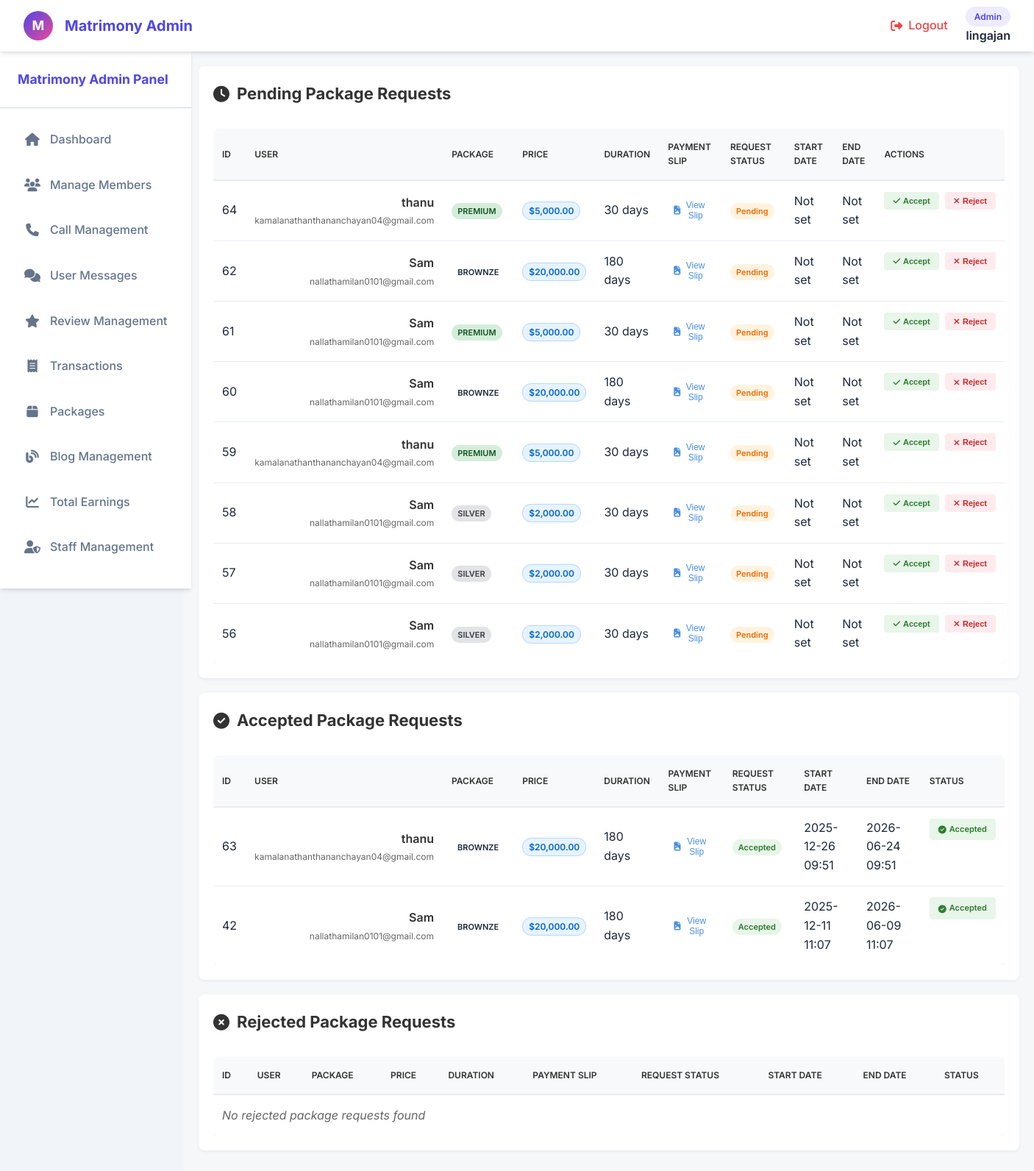
The page /AdminThennilavu/transaction-management.php (signed in) on the database its author committed.
### tables this page shows
CREATE TABLE `userpackage` (
  `id` int(11) NOT NULL,
  `status` varchar(50) NOT NULL,
  `duration` int(11) NOT NULL,
  `requestPackage` varchar(50) NOT NULL,
  `slip` varchar(255) DEFAULT NULL,
  `start_date` datetime NOT NULL,
  `end_date` datetime NOT NULL,
  `user_id` int(11) NOT NULL
);

CREATE TABLE `users` (
  `id` int(11) NOT NULL,
  `username` varchar(100) NOT NULL,
  `email` varchar(150) NOT NULL,
  `password` varchar(255) NOT NULL,
  `created_at` timestamp NOT NULL DEFAULT current_timestamp(),
  `role` enum('admin','user','block') NOT NULL DEFAULT 'user',
  `password_reset_token` varchar(255) DEFAULT NULL,
  `password_reset_expires` datetime DEFAULT NULL
);

CREATE TABLE `packages` (
  `package_id` int(11) NOT NULL,
  `name` varchar(100) NOT NULL,
  `price` decimal(10,2) NOT NULL,
  `duration_days` int(11) NOT NULL,
  `status` enum('active','inactive','draft') DEFAULT 'active',
  `description` text DEFAULT NULL,
  `created_at` timestamp NOT NULL DEFAULT current_timestamp(),
  `profile_views_limit` varchar(50) DEFAULT NULL,
  `interest_limit` varchar(50) DEFAULT NULL,
  `search_access` enum('Limited','Unlimited') DEFAULT 'Limited',
  `profile_view_enabled` enum('Yes','No') DEFAULT 'No',
  `profile_hide_enabled` enum('Yes','No') DEFAULT 'No',
  `matchmaker_enabled` enum('Yes','No') DEFAULT 'No'
);

### AdminThennilavu/transaction-management.php (the view, shortened to what this page needs)
<?php
$name = $_SESSION['name'];
$type = ucfirst($_SESSION['role']);
$host = "localhost";
$user = "thennilavu_matrimonial";
$pass = "OYVuiEKfS@FQ";
$db = "thennilavu_thennilavu";
$conn = new mysqli($host, $user, $pass, $db);
$pending_result = $conn->query("
    SELECT up.*, u.username, u.email, p.price
    FROM userpackage up
    JOIN users u ON up.user_id = u.id
    LEFT JOIN packages p ON up.status = p.name
    WHERE up.requestPackage = 'yes'
    ORDER BY up.id DESC
");
$accepted_result = $conn->query("
    SELECT up.*, u.username, u.email, p.price
    FROM userpackage up
    JOIN users u ON up.user_id = u.id
    LEFT JOIN packages p ON up.status = p.name
    WHERE up.requestPackage = 'accept'
    ORDER BY up.id DESC
");
$rejected_result = $conn->query("
    SELECT up.*, u.username, u.email, p.price
    FROM userpackage up
    JOIN users u ON up.user_id = u.id
    LEFT JOIN packages p ON up.status = p.name
    WHERE up.requestPackage = 'reject'
    ORDER BY up.id DESC
");
?>
<!DOCTYPE html>
<html lang="en">
<head>
  <link rel="stylesheet" href="https://cdnjs.cloudflare.com/ajax/libs/font-awesome/6.4.0/css/all.min.css"/>
  <link rel="stylesheet" href="header.css"/>
</head>
<body>
  <header class="top-nav">
    <div class="logo-container">
      <div class="logo-circle">M</div>
      <div class="matrimony-name-top">Matrimony Admin</div>
    </div>
    <div class="nav-right">
      <nav class="main-menu">
        <a href="logout.php" class="logout">
          <i class="fas fa-sign-out-alt"></i> Logout
        </a>
      </nav>
      <div class="user-info">
        <span class="user-type"><?= htmlspecialchars($type) ?></span>
        <span class="username"><?= htmlspecialchars($name) ?></span>
      </div>
    </div>
  </header>
  <div class="dashboard-layout">
    <aside class="sidebar" id="sidebar">
      <div class="matrimony-name">Matrimony Admin Panel</div>
      <ul class="sidebar-menu">
        <li><a href="index.php" class="sidebar-link"><i class="fas fa-home"></i> Dashboard</a></li>
        <li><a href="members.php" class="sidebar-link"><i class="fas fa-users"></i> Manage Members</a></li>
        <li><a href="call-management.php" class="sidebar-link"><i class="fas fa-phone"></i> Call Management</a></li>
        <li><a href="user-message-management.php" class="sidebar-link"><i class="fas fa-comments"></i> User Messages</a></li>
        <li><a href="review-management.php" class="sidebar-link"><i class="fas fa-star"></i> Review Management</a></li>
        <li><a href="transaction-management.php" class="sidebar-link"><i class="fas fa-receipt"></i> Transactions</a></li>
        <li><a href="packages-management.php" class="sidebar-link"><i class="fas fa-box"></i> Packages</a></li>
        <li><a href="blog-management.php" class="sidebar-link"><i class="fas fa-blog"></i> Blog Management</a></li>
        <li><a href="total-earnings.php" class="sidebar-link"><i class="fas fa-chart-line"></i> Total Earnings</a></li>
        <li id="staffLink"><a href="staff.php" class="sidebar-link"><i class="fas fa-user-shield"></i> Staff Management</a></li>
      </ul>
    </aside>
    <main class="main-content">
      <div class="content-section">
        <h2><i class="fas fa-clock"></i> Pending Package Requests</h2>
        <div class="table-container">
          <table class="data-table">
            <thead>
              <tr>
                <th>ID</th>
                <th>User</th>
                <th>Package</th>
                <th>Price</th>
                <th>Duration</th>
                <th>Payment Slip</th>
                <th>Request Status</th>
                <th>Start Date</th>
                <th>End Date</th>
                <th>Actions</th>
              </tr>
            </thead>
            <tbody>
<?php
if($pending_result->num_rows > 0) {
    while($package = $pending_result->fetch_assoc()):
?>
              <tr>
                <td><?= $package['id'] ?></td>
                <td>
                  <div class="user-info">
                    <div class="user-name"><?= htmlspecialchars($package['username']) ?></div>
                    <div class="user-email"><?= htmlspecialchars($package['email']) ?></div>
                  </div>
                </td>
                <td>
                  <span class="package-badge <?= strtolower($package['status']) ?>"><?= htmlspecialchars($package['status']) ?></span>
                </td>
                <td>
                  <span class="price-badge">$<?= $package['price'] ? number_format($package['price'], 2) : '0.00' ?></span>
                </td>
                <td><?= $package['duration'] ?> days</td>
                <td>
                  <?php if($package['slip']): ?>
                    <?php
if (!empty($package['slip'])) {
    $slipPath = $package['slip'];
    if (strpos($slipPath, 'http') !== 0) {
        $slipPath = 'https://thennilavu.lk/uploads/payment_slips/' . basename($slipPath);
    }
    ?>
    <?php
}
?>
                    <button onclick="viewSlip('<?= htmlspecialchars($slipPath) ?>')" class="slip-link">
                      <i class="fas fa-file-image"></i> View Slip
                    </button>
                  <?php else: ?>
                    <span class="no-slip">No slip</span>
                  <?php endif; ?>
                </td>
                <td>
                  <span class="status-badge pending">Pending</span>
                </td>
                <td>
                  <?= $package['start_date'] != '0000-00-00 00:00:00' ? date('Y-m-d H:i', strtotime($package['start_date'])) : 'Not set' ?>
                </td>
                <td>
                  <?= $package['end_date'] != '0000-00-00 00:00:00' ? date('Y-m-d H:i', strtotime($package['end_date'])) : 'Not set' ?>
                </td>
                <td class="action-buttons">
                  <button class="accept-btn" onclick="handlePackage(<?= $package['id'] ?>, 'accept')" title="Accept Request">
                    <i class="fas fa-check"></i> Accept
                  </button>
                  <button class="reject-btn" onclick="handlePackage(<?= $package['id'] ?>, 'reject')" title="Reject Request">
                    <i class="fas fa-times"></i> Reject
                  </button>
                </td>
              </tr>
<?php
    endwhile;
} else {
    echo '<tr><td colspan="9" class="text-center">No pending package requests found</td></tr>';
}
?>
            </tbody>
          </table>
        </div>
      </div>
      <div class="content-section">
        <h2><i class="fas fa-check-circle"></i> Accepted Package Requests</h2>
        <div class="table-container">
          <table class="data-table">
            <thead>
              <tr>
                <th>ID</th>
                <th>User</th>
                <th>Package</th>
                <th>Price</th>
                <th>Duration</th>
                <th>Payment Slip</th>
                <th>Request Status</th>
                <th>Start Date</th>
                <th>End Date</th>
                <th>Status</th>
              </tr>
            </thead>
            <tbody>
<?php
if($accepted_result->num_rows > 0) {
    while($package = $accepted_result->fetch_assoc()):
?>
              <tr>
                <td><?= $package['id'] ?></td>
                <td>
                  <div class="user-info">
                    <div class="user-name"><?= htmlspecialchars($package['username']) ?></div>
                    <div class="user-email"><?= htmlspecialchars($package['email']) ?></div>
                  </div>
                </td>
                <td>
                  <span class="package-badge <?= strtolower($package['status']) ?>"><?= htmlspecialchars($package['status']) ?></span>
                </td>
                <td>
                  <span class="price-badge">$<?= $package['price'] ? number_format($package['price'], 2) : '0.00' ?></span>
                </td>
                <td><?= $package['duration'] ?> days</td>
                <td>
                  <?php if($package['slip']): ?>
                    <?php
                    $slipPath = $package['slip'];
                    if (!str_starts_with($slipPath, 'http')) {
                        $slipPath = 'https://thennilavu.lk/uploads/payment_slips/' . basename($slipPath);
                    }
                    ?>
                    <button onclick="viewSlip('<?= htmlspecialchars($slipPath) ?>')" class="slip-link">
                      <i class="fas fa-file-image"></i> View Slip
                    </button>
                  <?php else: ?>
                    <span class="no-slip">No slip</span>
                  <?php endif; ?>
                </td>
                <td>
                  <span class="status-badge accepted">Accepted</span>
                </td>
                <td>
                  <?= $package['start_date'] != '0000-00-00 00:00:00' ? date('Y-m-d H:i', strtotime($package['start_date'])) : 'Not set' ?>
                </td>
                <td>
                  <?= $package['end_date'] != '0000-00-00 00:00:00' ? date('Y-m-d H:i', strtotime($package['end_date'])) : 'Not set' ?>
                </td>
                <td class="action-buttons">
                  <span class="status-text accepted"><i class="fas fa-check-circle"></i> Accepted</span>
                </td>
              </tr>
<?php
    endwhile;
} else {
    echo '<tr><td colspan="9" class="text-center">No accepted package requests found</td></tr>';
}
?>
            </tbody>
          </table>
        </div>
      </div>
      <div class="content-section">
        <h2><i class="fas fa-times-circle"></i> Rejected Package Requests</h2>
        <div class="table-container">
          <table class="data-table">
            <thead>
              <tr>
                <th>ID</th>
                <th>User</th>
                <th>Package</th>
                <th>Price</th>
                <th>Duration</th>
                <th>Payment Slip</th>
                <th>Request Status</th>
                <th>Start Date</th>
                <th>End Date</th>
                <th>Status</th>
              </tr>
            </thead>
            <tbody>
<?php
if($rejected_result->num_rows > 0) {
    while($package = $rejected_result->fetch_assoc()):
?>
              <tr>
                <td><?= $package['id'] ?></td>
                <td>
                  <div class="user-info">
                    <div class="user-name"><?= htmlspecialchars($package['username']) ?></div>
                    <div class="user-email"><?= htmlspecialchars($package['email']) ?></div>
                  </div>
                </td>
                <td>
                  <span class="package-badge <?= strtolower($package['status']) ?>"><?= htmlspecialchars($package['status']) ?></span>
                </td>
                <td>
                  <span class="price-badge">$<?= $package['price'] ? number_format($package['price'], 2) : '0.00' ?></span>
                </td>
                <td><?= $package['duration'] ?> days</td>
                <td>
                  <?php if($package['slip']): ?>
                    <?php
                    $slipPath = $package['slip'];
                         if (!str_starts_with($slipPath, 'http')) {
                        $slipPath = 'https://thennilavu.lk/uploads/payment_slips/' . basename($slipPath);
                    }
                    ?>
                    <button onclick="viewSlip('<?= htmlspecialchars($slipPath) ?>')" class="slip-link">
                      <i class="fas fa-file-image"></i> View Slip
                    </button>
                  <?php else: ?>
                    <span class="no-slip">No slip</span>
                  <?php endif; ?>
                </td>
                <td>
                  <span class="status-badge rejected">Rejected</span>
                </td>
                <td>
                  <?= $package['start_date'] != '0000-00-00 00:00:00' ? date('Y-m-d H:i', strtotime($package['start_date'])) : 'Not set' ?>
                </td>
                <td>
                  <?= $package['end_date'] != '0000-00-00 00:00:00' ? date('Y-m-d H:i', strtotime($package['end_date'])) : 'Not set' ?>
                </td>
                <td class="action-buttons">
                  <span class="status-text rejected"><i class="fas fa-times-circle"></i> Rejected</span>
                </td>
              </tr>
<?php
    endwhile;
} else {
    echo '<tr><td colspan="10" class="text-center">No rejected package requests found</td></tr>';
}
?>
            </tbody>
          </table>
        </div>
      </div>
    </main>
  </div>
</body>
</html>

### AdminThennilavu/header.css (style rules this page uses)
:root { --primary: #4f46e5; --primary-dark: #4338ca; --secondary: #ec4899; --success: #10b981; --warning: #f59e0b; --danger: #ef4444; --light: #f8fafc; --dark: #1e293b; --gray: #64748b; --gray-light: #cbd5e1; --sidebar-width: 260px; --header-height: 70px; --border-radius: 12px; --shadow: 0 4px 6px -1px rgba(0, 0, 0, 0.1), 0 2px 4px -1px rgba(0, 0, 0, 0.06); --transition: all 0.3s ease; }
* { margin: 0; padding: 0; box-sizing: border-box; }
body { font-family: 'Inter', sans-serif; background-color: #f1f5f9; color: var(--dark); line-height: 1.6; }
.top-nav { position: fixed; top: 0; left: 0; right: 0; height: var(--header-height); background: white; display: flex; align-items: center; justify-content: space-between; padding: 0 2rem; box-shadow: var(--shadow); z-index: 100; }
.logo-container { display: flex; align-items: center; gap: 1rem; }
.logo-circle { width: 40px; height: 40px; border-radius: 50%; background: linear-gradient(135deg, var(--primary), var(--secondary)); display: flex; align-items: center; justify-content: center; color: white; font-weight: bold; font-size: 18px; }
.matrimony-name-top { font-weight: 700; color: var(--primary); font-size: 1.25rem; }
.nav-right { display: flex; align-items: center; gap: 1.5rem; }
.main-menu { display: flex; gap: 1.5rem; }
.logout { color: var(--danger); text-decoration: none; font-weight: 500; display: flex; align-items: center; gap: 0.5rem; transition: var(--transition); }
.user-info { display: flex; flex-direction: column; align-items: flex-end; }
.user-type { background: rgba(79, 70, 229, 0.1); color: var(--primary); padding: 0.25rem 0.75rem; border-radius: 20px; font-size: 0.75rem; font-weight: 600; }
.username { font-weight: 600; color: var(--dark); }
.dashboard-layout { display: flex; margin-top: var(--header-height); min-height: calc(100vh - var(--header-height)); }
.sidebar { width: var(--sidebar-width); background: white; height: calc(100vh - var(--header-height)); position: fixed; left: 0; top: var(--header-height); overflow-y: auto; padding: 1.5rem 0; box-shadow: var(--shadow); transition: var(--transition); z-index: 90; }
.matrimony-name { padding: 0 1.5rem 1.5rem; font-weight: 700; color: var(--primary); font-size: 1.1rem; border-bottom: 1px solid var(--gray-light); margin-bottom: 1rem; }
.sidebar-menu { list-style: none; padding: 0 1rem; }
.sidebar-link { display: flex; align-items: center; padding: 0.875rem 1rem; color: var(--gray); text-decoration: none; border-radius: var(--border-radius); margin-bottom: 0.5rem; transition: var(--transition); font-weight: 500; }
.sidebar-link i { margin-right: 0.75rem; font-size: 1.1rem; width: 24px; text-align: center; }
.main-content { flex: 1; padding: 2rem; margin-left: var(--sidebar-width); }

### rows shown on the page
userpackage: id "64", user.username "thanu", user.email "kamalanathanthananchayan04@gmail.com", status "PREMIUM", packages.price "5,000.00", duration "30", shows "Not set"
userpackage: id "62", user.username "Sam", user.email "nallathamilan0101@gmail.com", status "BROWNZE", packages.price "20,000.00", duration "180", shows "Not set"
userpackage: id "61", user.username "Sam", user.email "nallathamilan0101@gmail.com", status "PREMIUM", packages.price "5,000.00", duration "30", shows "Not set"
userpackage: id "60", user.username "Sam", user.email "nallathamilan0101@gmail.com", status "BROWNZE", packages.price "20,000.00", duration "180", shows "Not set"
userpackage: id "59", user.username "thanu", user.email "kamalanathanthananchayan04@gmail.com", status "PREMIUM", packages.price "5,000.00", duration "30", shows "Not set"
userpackage: id "58", user.username "Sam", user.email "nallathamilan0101@gmail.com", status "SILVER", packages.price "2,000.00", duration "30", shows "Not set"
userpackage: id "57", user.username "Sam", user.email "nallathamilan0101@gmail.com", status "SILVER", packages.price "2,000.00", duration "30", shows "Not set"
userpackage: id "56", user.username "Sam", user.email "nallathamilan0101@gmail.com", status "SILVER", packages.price "2,000.00", duration "30", shows "Not set"
userpackage: id "63", user.username "thanu", user.email "kamalanathanthananchayan04@gmail.com", status "BROWNZE", packages.price "20,000.00", duration "180", start_date "2025-12-26 09:51", end_date "2026-06-24 09:51"
userpackage: id "42", user.username "Sam", user.email "nallathamilan0101@gmail.com", status "BROWNZE", packages.price "20,000.00", duration "180", start_date "2025-12-11 11:07", end_date "2026-06-09 11:07"

### other values the page prints
$type "Admin"
$name "lingajan"
